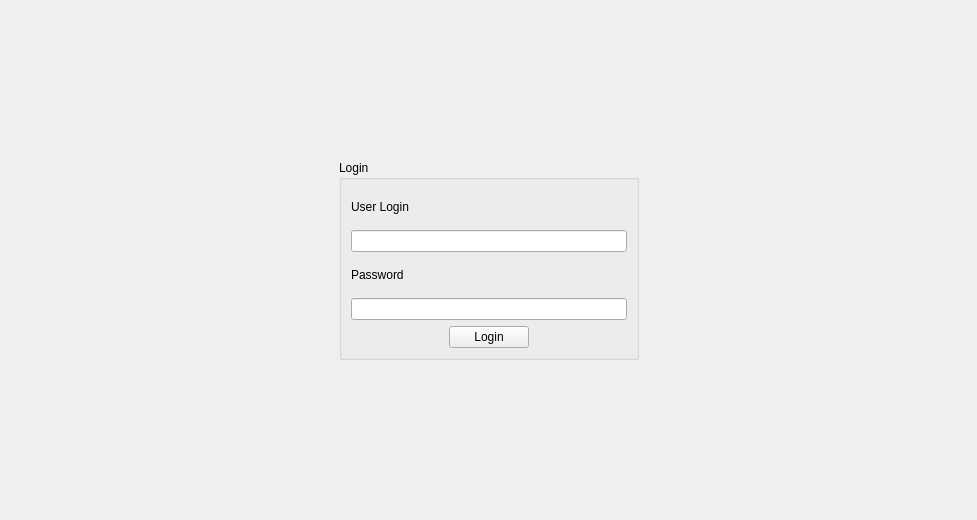
<?xml version="1.0" encoding="UTF-8"?>
<ui version="4.0">
 <class>Login</class>
 <widget class="QWidget" name="Login">
  <property name="geometry">
   <rect>
    <x>0</x>
    <y>0</y>
    <width>977</width>
    <height>520</height>
   </rect>
  </property>
  <property name="windowTitle">
   <string>Form</string>
  </property>
  <layout class="QGridLayout" name="gridLayout_2">
   <item row="1" column="0">
    <spacer name="horizontalSpacer">
     <property name="orientation">
      <enum>Qt::Horizontal</enum>
     </property>
     <property name="sizeHint" stdset="0">
      <size>
       <width>40</width>
       <height>20</height>
      </size>
     </property>
    </spacer>
   </item>
   <item row="1" column="2">
    <spacer name="horizontalSpacer_2">
     <property name="orientation">
      <enum>Qt::Horizontal</enum>
     </property>
     <property name="sizeHint" stdset="0">
      <size>
       <width>40</width>
       <height>20</height>
      </size>
     </property>
    </spacer>
   </item>
   <item row="2" column="1">
    <spacer name="verticalSpacer">
     <property name="orientation">
      <enum>Qt::Vertical</enum>
     </property>
     <property name="sizeHint" stdset="0">
      <size>
       <width>20</width>
       <height>40</height>
      </size>
     </property>
    </spacer>
   </item>
   <item row="1" column="1">
    <layout class="QGridLayout" name="gridLayout">
     <item row="0" column="0">
      <widget class="QGroupBox" name="groupBox">
       <property name="sizePolicy">
        <sizepolicy hsizetype="Fixed" vsizetype="Fixed">
         <horstretch>0</horstretch>
         <verstretch>0</verstretch>
        </sizepolicy>
       </property>
       <property name="minimumSize">
        <size>
         <width>300</width>
         <height>200</height>
        </size>
       </property>
       <property name="title">
        <string>Login</string>
       </property>
       <layout class="QVBoxLayout" name="verticalLayout_2">
        <item>
         <layout class="QVBoxLayout" name="verticalLayout">
          <item>
           <widget class="QLabel" name="label">
            <property name="text">
             <string>User Login</string>
            </property>
           </widget>
          </item>
          <item>
           <widget class="QLineEdit" name="leLogin"/>
          </item>
          <item>
           <widget class="QLabel" name="label_2">
            <property name="text">
             <string>Password</string>
            </property>
           </widget>
          </item>
          <item>
           <widget class="QLineEdit" name="lePassword">
            <property name="echoMode">
             <enum>QLineEdit::Password</enum>
            </property>
           </widget>
          </item>
         </layout>
        </item>
        <item>
         <layout class="QHBoxLayout" name="horizontalLayout">
          <item>
           <spacer name="horizontalSpacer_3">
            <property name="orientation">
             <enum>Qt::Horizontal</enum>
            </property>
            <property name="sizeHint" stdset="0">
             <size>
              <width>40</width>
              <height>20</height>
             </size>
            </property>
           </spacer>
          </item>
          <item>
           <widget class="QPushButton" name="btnLogin">
            <property name="text">
             <string>Login</string>
            </property>
           </widget>
          </item>
          <item>
           <spacer name="horizontalSpacer_4">
            <property name="orientation">
             <enum>Qt::Horizontal</enum>
            </property>
            <property name="sizeHint" stdset="0">
             <size>
              <width>40</width>
              <height>20</height>
             </size>
            </property>
           </spacer>
          </item>
         </layout>
        </item>
       </layout>
      </widget>
     </item>
    </layout>
   </item>
   <item row="0" column="1">
    <spacer name="verticalSpacer_2">
     <property name="orientation">
      <enum>Qt::Vertical</enum>
     </property>
     <property name="sizeHint" stdset="0">
      <size>
       <width>20</width>
       <height>40</height>
      </size>
     </property>
    </spacer>
   </item>
  </layout>
 </widget>
 <resources/>
 <connections/>
</ui>
